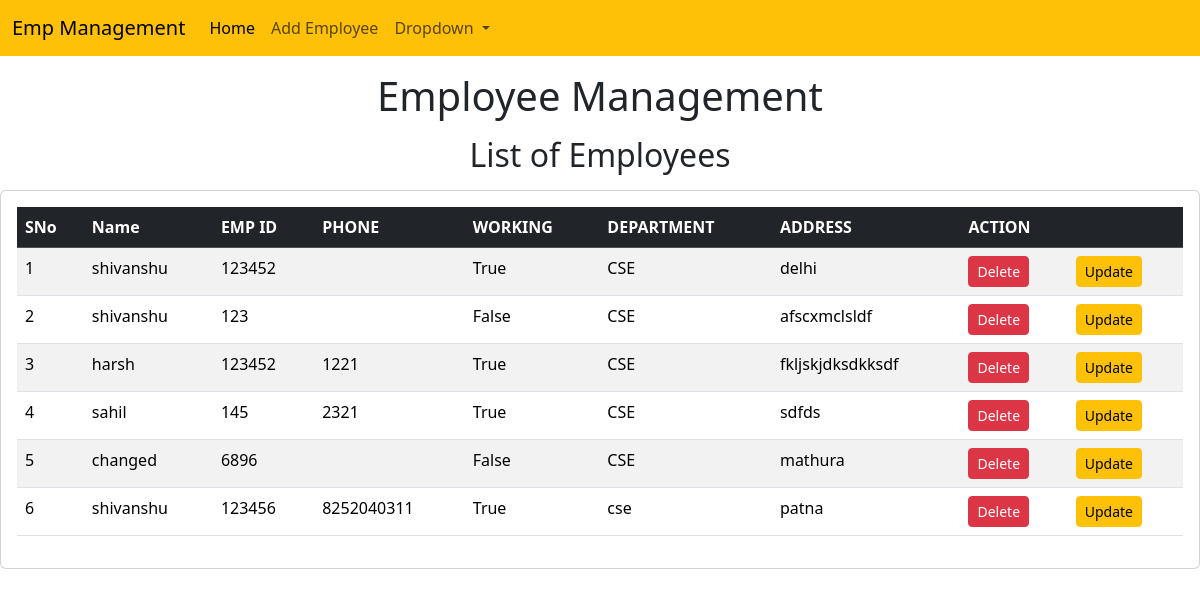
The page /emp/home/ on the database its author committed.
### emp/models.py (models this page shows, shortened)
class Emp(models.Model):
    name = models.CharField(max_length=200)
    emp_id = models.CharField(max_length=200)
    phone=models.CharField(max_length=10)
    address = models.CharField(max_length=150)
    working = models.BooleanField(default=True)
    department = models.CharField(max_length=10)

### emp/views.py (the view)
# urls.py: path("home/", emp_home),
def emp_home(request):
    emps = Emp.objects.all()
    return render(request, "emp/home.html", {"emps": emps})

### templates/emp/home.html (shortened to what this page needs)
<!doctype html>
<html lang="en">
  <head>
    <link href="https://cdn.jsdelivr.net/npm/bootstrap@5.3.3/dist/css/bootstrap.min.css" rel="stylesheet">
  </head>
  <body>
    {% include 'emp/navbar.html' %}
    <h1 class="text-center my-3">Employee Management</h1>
    <h2 class="text-center my-3">List of Employees</h2>
    <div class="">
        <div class="row">
            <div class="col-md-12">
                <div class="card">
                    <div class="card-body">
                        <table class="table table-striped table-hover">
                            <thead class="table-dark">
                                <tr>
                                    <th>SNo</th>
                                    <th>Name</th>
                                    <th>EMP ID</th>
                                    <th>PHONE</th>
                                    <th>WORKING</th>
                                    <th>DEPARTMENT</th>
                                    <th>ADDRESS</th>
                                    <th colspan="2">ACTION</th>
                                </tr>
                            </thead>
                            <tbody>
                                {% for e in emps %}
                                <tr>
                                    <td>{{ forloop.counter}}</td>
                                    <td>{{ e.name }}</td>
                                    <td>{{ e.emp_id }}</td>
                                    <td>{{ e.phone }}</td>
                                    <td>{{ e.working }}</td>
                                    <td>{{ e.department }}</td>
                                    <td>{{ e.address }}</td>
                                    <td>
                                        <a href="/emp/delete-emp/{{e.id}}" class="btn btn-danger btn-sm">Delete</a>
                                    </td>
                                    <td>
                                        <a href="/emp/update-emp/{{e.id}}" class="btn btn-warning btn-sm">Update</a>
                                    </td>
                                </tr>
                                {% endfor %}
                            </tbody>
                        </table>
                    </div>
                </div>
            </div>
        </div>
    </div>
  </body>
</html>

### templates/emp/navbar.html (shortened to what this page needs)
<nav class="navbar navbar-expand-lg bg-warning">
    <div class="container-fluid">
      <a class="navbar-brand" href="#">Emp Management</a>
      <div class="collapse navbar-collapse" id="navbarSupportedContent">
        <ul class="navbar-nav me-auto mb-2 mb-lg-0">
          <li class="nav-item">
            <a class="nav-link active" aria-current="page" href="/emp/home/">Home</a>
          </li>
          <li class="nav-item">
            <a class="nav-link" href="/emp/add-emp/">Add Employee</a>
          </li>
          <li class="nav-item dropdown">
            <a class="nav-link dropdown-toggle" href="#" role="button" data-bs-toggle="dropdown" aria-expanded="false">
              Dropdown
            </a>
          </li>
        </ul>
      </div>
    </div>
  </nav>

### rows shown on the page
Emp: name "shivanshu", emp_id "123452", working "True", department "CSE", address "delhi"
Emp: name "shivanshu", emp_id "123", working "False", department "CSE", address "afscxmclsldf"
Emp: name "harsh", emp_id "123452", phone "1221", working "True", department "CSE", address "fkljskjdksdkksdf"
Emp: name "sahil", emp_id "145", phone "2321", working "True", department "CSE", address "sdfds"
Emp: name "changed", emp_id "6896", working "False", department "CSE", address "mathura"
Emp: name "shivanshu", emp_id "123456", phone "8252040311", working "True", department "cse", address "patna"
